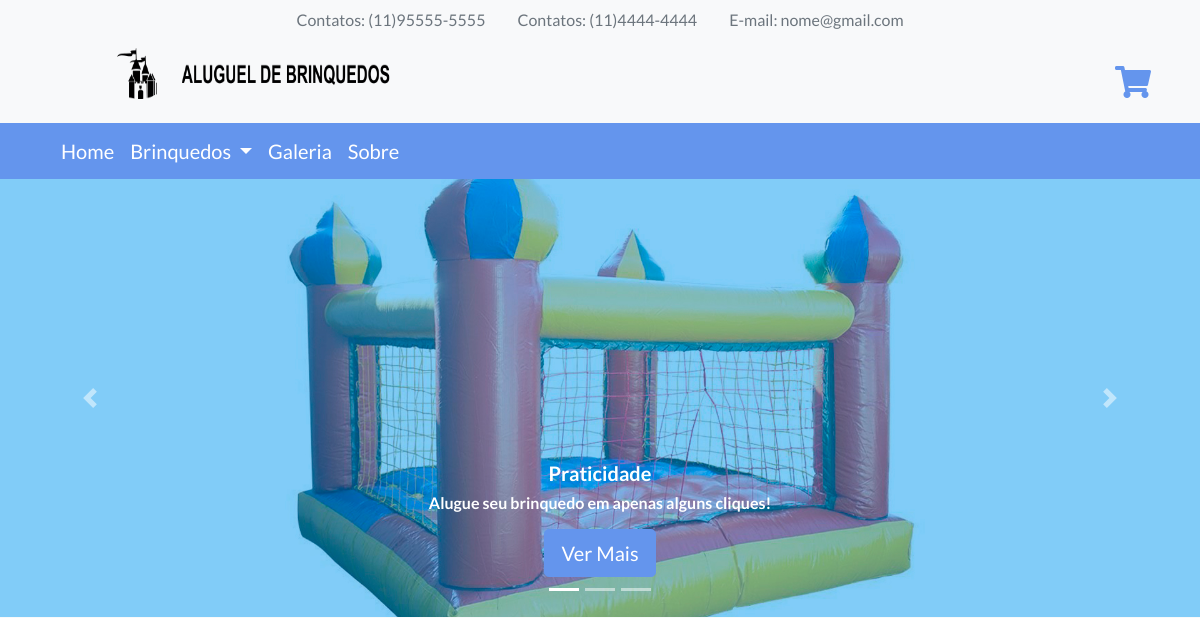
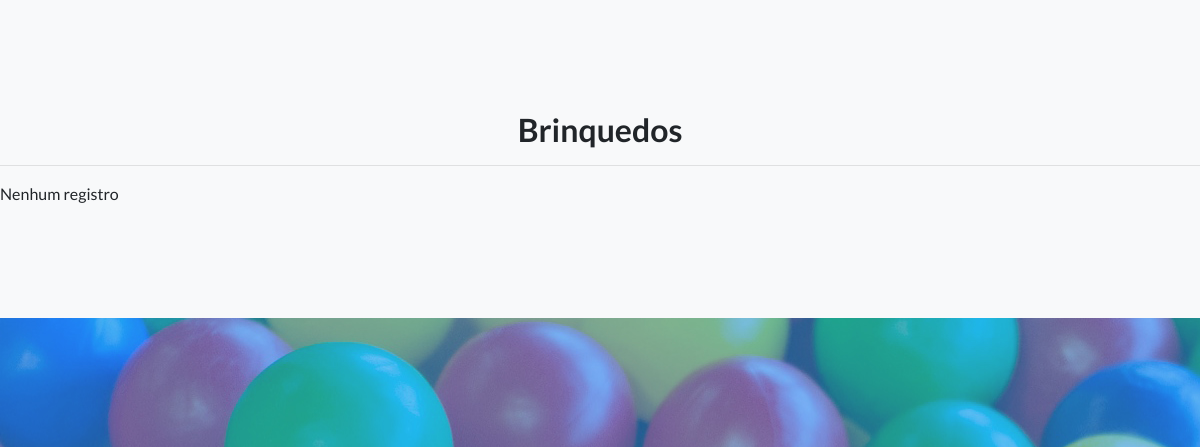
Before: /view/index.php (upper part) with the older database file (2 pictures, top to bottom).
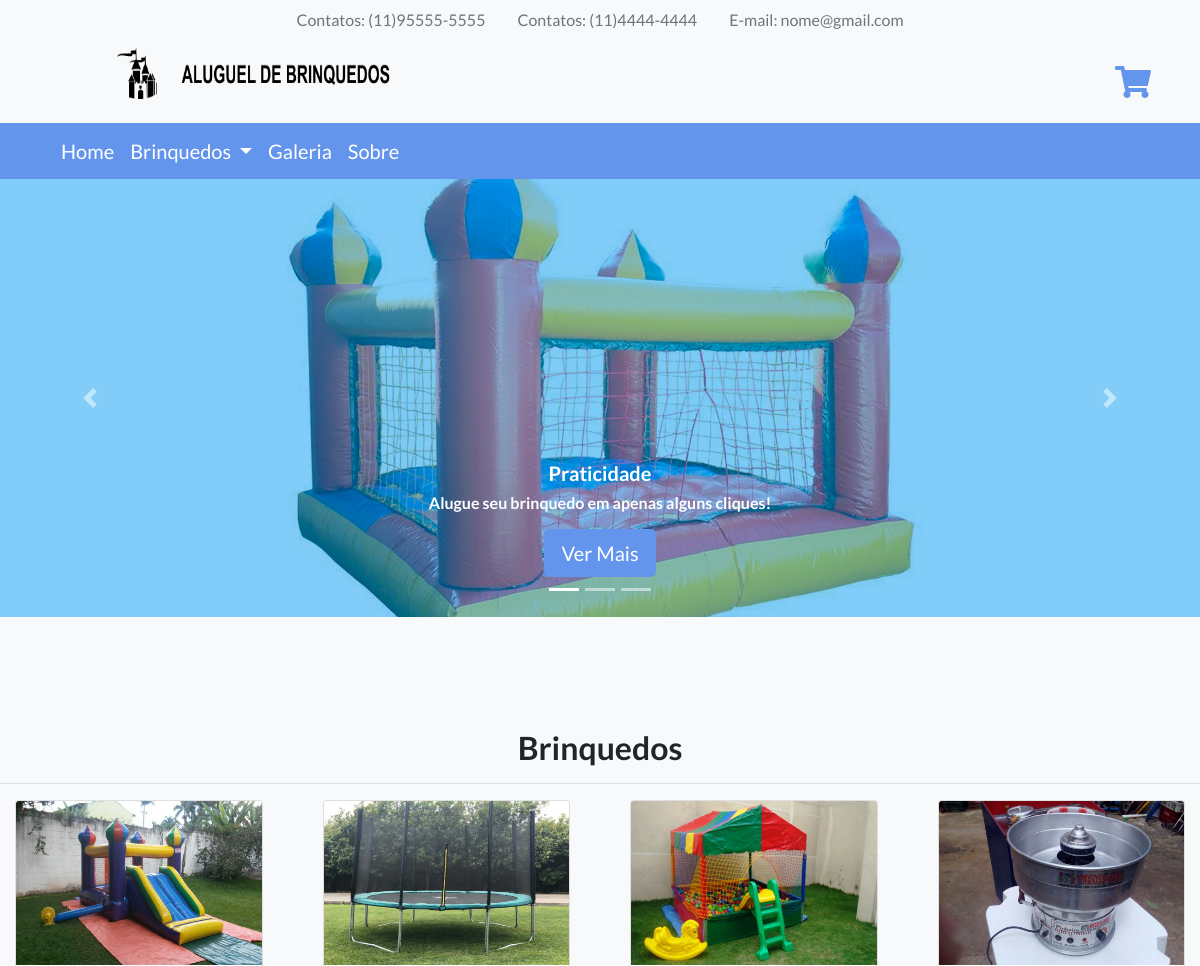
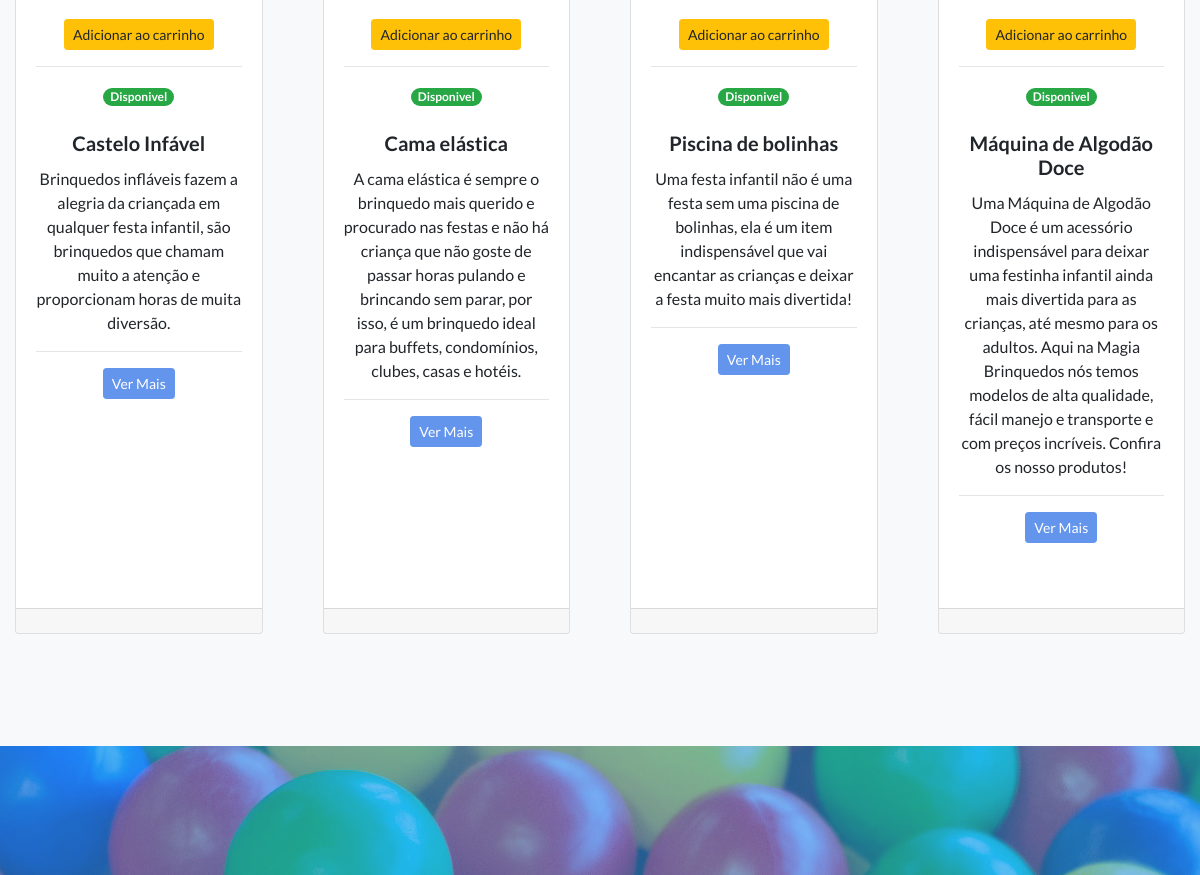
After: the same page with the newer database file (2 pictures, top to bottom).
### tables this page shows
CREATE TABLE Equipamento(
	CodEquipamento SMALLINT NOT NULL AUTO_INCREMENT PRIMARY KEY,
    Nome VARCHAR(100),
    Descricao VARCHAR(1000),
    Peso DECIMAL(7,2), 
    Altura DECIMAL(7,2), 
    Comprimento DECIMAL(7,2), 
    Largura DECIMAL(7,2), 
    Preco DECIMAL(8,2),
    Status ENUM('Alugado','Disponivel'),
    Imagem VARCHAR(100)
);

### model/conexao.php (called while the page is built)
<?php
class Conexao{
     private $host = 'localhost';
     private $usuario = 'root';
     private $senha = '';
     private $bd = 'BrinquedosFesta';
    function Conectar(){
        try {
        $con = new PDO (
            "mysql:host=$this->host;dbname=$this->bd;charset=utf8",
            "$this->usuario",
            "$this->senha");
            $con->setAttribute(PDO::ATTR_ERRMODE,PDO::ERRMODE_EXCEPTION);
            return $con;
        }catch(PDOException $e){
            echo $e->getMessage();
        }
    }
}
?>

### controller/equipamento.controller.php (called while the page is built, shortened)
<?php
include_once('../model/equipamento.php');
$equi = new Equipamento();
        ?>

### model/equipamento.php (called while the page is built, shortened)
<?php
class Equipamento
{
    private $con;
    function __construct()
    {
        include_once("conexao.php");
        $classe_con = new Conexao();
        $this->con = $classe_con->Conectar();
    }
    function ConsultarEquipamento(){
        try{
            $comandoSQL = " SELECT * FROM Equipamento";
            $exec = $this->con->prepare($comandoSQL);
                $exec->execute();
            if ($exec->rowCount() > 0) {
                return $exec->fetchAll(PDO::FETCH_OBJ);
            } else {
                return false;
            }
        } catch (PDOException $e) {
            echo $e->getMessage();
        }
    }
}
?>

### view/index.php (the view, shortened to what this page needs)
<?php
include_once("../controller/equipamento.controller.php");
$Aleatorio = rand(1,4);
?>
<!DOCTYPE html>
<html lang="en">
<head>
  <link href="vendor/bootstrap/css/bootstrap.min.css" rel="stylesheet">
  <link href="vendor/fontawesome-free/css/all.min.css" rel="stylesheet">
  <link href="vendor/simple-line-icons/css/simple-line-icons.css" rel="stylesheet" type="text/css">
  <link href="css/landing-page.min.css" rel="stylesheet">
  <link href="css/css.css" rel="stylesheet">
</head>
<body>
  <?php include_once("menu/menu-superior.php");?>
  <div id="carouselExampleIndicators" class="carousel slide" data-ride="carousel">
    <ol class="carousel-indicators">
      <li data-target="#carouselExampleIndicators" data-slide-to="0" class="active"></li>
      <li data-target="#carouselExampleIndicators" data-slide-to="1"></li>
      <li data-target="#carouselExampleIndicators" data-slide-to="2"></li>
    </ol>
  <div class="carousel-inner">
    <div class="carousel-item active">
      <img class="d-block w-100" src="img/Menu/castelo.jpg" alt="Primeiro Slide">
        <div class="carousel-caption d-none d-md-block">
          <h5>Praticidade</h5>
            <h6><p>Alugue seu brinquedo em apenas alguns cliques!</p></h6>
            <a href="Pag_Equipamento.php?CodEquipamento=<?php echo $Aleatorio;?>" class="btn btn-primary btn-lg" tabindex="-1" role="button">
              Ver Mais
            </a>
        </div>
    </div>
    </div>
    <a class="carousel-control-prev" href="#carouselExampleIndicators" role="button" data-slide="prev">
      <span class="carousel-control-prev-icon" aria-hidden="true"></span>
    </a>
    <a class="carousel-control-next" href="#carouselExampleIndicators" role="button" data-slide="next">
      <span class="carousel-control-next-icon" aria-hidden="true"></span>
    </a>
  </div>
<section class="features-icons bg-light text-center" >
  <h2>Brinquedos</h2>
  <hr>
  <div class="container-fluid">
    <div class="row">
      <div class="card-deck">
        <?php
        if ($certo = $equi->ConsultarEquipamento()) {
          foreach($certo as $value){
          ?>
          <div class="col-md-3" id="card-carrinho">
            <div class="card" style="height: 50rem;">
              <a href="Pag_Equipamento.php?CodEquipamento=<?php echo $value->CodEquipamento;?>" >
                <img class="card-img-top" src="img/Produtos/<?php echo $value->Imagem;?>" alt="Imagem Equipamento">
              </a>
              <div class="card-body">
                <div class="card-title">
                  <?php if ($value->Status == 'Disponivel') {?>
                    <button type='button' carrinho='btn_add_carrinho' value='<?php echo $value->CodEquipamento;?>' class='btn btn-warning btn-sm'>
                        Adicionar ao carrinho
                    </button>
                    <hr>
                    <a href="Pag_Equipamento.php?CodEquipamento=<?php echo $value->CodEquipamento;?>" >
                      <span class='badge badge-pill badge-success'>Disponivel</span>
                    </a>
                    <br>
                  <?php }?>
                    <br>
                  <h5><?php echo $value->Nome;?></h5>
                </div>
                <p class="card-text"><?php echo $value->Descricao;?></p>
                <hr>
                <a href="Pag_Equipamento.php?CodEquipamento=<?php echo $value->CodEquipamento;?>" class="btn btn-primary btn-sm" tabindex="-1" role="button">
                  Ver Mais
                </a>
              </div>
              <div class="card-footer"></div>
            </div>
          </div>
          <?php }
                }else {
                  echo '<div class="container">Nenhum registro</div>';
                } ?>
      </div>
    </div>
  </div>
</section>
  <section class="features-icons bg-light text-center" style="background:url('img/Menu/bolinha.jpg')"">
    <div class="container">
      <div class="row">
        <div class="col-lg-4">
          <div class="features-icons-item mx-auto mb-5 mb-lg-0 mb-lg-3">
            <div class="features-icons-icon d-flex">
            </div>
          </div>
        </div>
        <div class="col-lg-4">
          <div class="features-icons-item mx-auto mb-5 mb-lg-0 mb-lg-3">
            <div class="features-icons-icon d-flex">
            </div>
          </div>
        </div>
        <div class="col-lg-4">
          <div class="features-icons-item mx-auto mb-0 mb-lg-3">
            <div class="features-icons-icon d-flex">
            </div>
          </div>
        </div>
      </div>
    </div>
  </section>
</body>
</html>

### view/menu/menu-superior.php (shortened to what this page needs)
<link href="css/emoji-css.css" rel="stylesheet">
<nav class="nav justify-content-center bg-light">
  <ul class="nav justify-content-center">
      <li class="nav-item">
        <a class="nav-link disabled" href="#">Contatos: (11)95555-5555</a>
      </li>
      <li class="nav-item">
        <a class="nav-link disabled" href="#">Contatos: (11)4444-4444</a>
      </li>
      <li class="nav-item">
        <a class="nav-link disabled" href="#">E-mail: nome@gmail.com</a>
      </li>
  </ul>
</nav>
<nav class="navbar navbar-light bg-light static-top"> &nbsp;
  <p>&nbsp;
  <a href="index.php">
    <img src="img/Logo/logo1.png" alt="logo img"  width="300" height="51">
  </p>
  <div class="col-lg-6 h-100 text-center text-lg-right my-auto">
    <ul class="list-inline mb-0">
      <li class="nav-item">
        <a class="navbar-brand fas fa-shopping-cart fa-2x fa-fw perfil"  data-toggle="modal" data-target="#modalCarrinho"></a>
      </li>
    </ul>
  </div>
</nav>
<div class="fundo">
  <div class="container">
    <nav class="navbar navbar-expand-lg navbar-dark">
      <a class="navbar-brand" href="index.php">Home</a>
        <div class="collapse navbar-collapse" id="conteudoNavbarSuportado">
        <ul class="navbar-nav mr-auto">
          <li class="nav-item dropdown">
          <a class="navbar-brand  dropdown-toggle" href="#" id="navbarDropdown" role="button" data-toggle="dropdown" aria-haspopup="true" aria-expanded="false">
          Brinquedos
          </a>
          </li>
          <li class="nav-item active">
            <a class="navbar-brand" href="galeria.php">Galeria</a>
          </li>
          <li class="nav-item">
            <a class="navbar-brand" href="sobre.php">Sobre</a>
          </li>
        </div>
    </nav>
  </div>
</div>

### view/css/css.css (style rules this page uses)
.perfil { color:#6495ed !important; }
.fundo { background-color: cornflowerblue; }

Changed rows visible on the page:
added equipamento: Imagem (picture), $value->CodEquipamento 1 (drawn), Nome "Castelo Infável", Descricao "Brinquedos infláveis fazem a alegria da criançada em qualquer festa infantil, são brinquedos que chamam muito a atenção e proporcionam horas de muita diversão."
added equipamento: Imagem (picture), $value->CodEquipamento 2 (drawn), Nome "Cama elástica", Descricao "A cama elástica é sempre o brinquedo mais querido e procurado nas festas e não há criança que não goste de passar horas pulando e brincando sem parar, por isso, é um brinquedo ideal para buffets, condomínios, clubes, casas e hotéis."
added equipamento: Imagem (picture), $value->CodEquipamento 3 (drawn), Nome "Piscina de bolinhas", Descricao "Uma festa infantil não é uma festa sem uma piscina de bolinhas, ela é um item indispensável que vai encantar as crianças e deixar a festa muito mais divertida!"
added equipamento: Imagem (picture), $value->CodEquipamento 4 (drawn), Nome "Máquina de Algodão Doce", Descricao "Uma Máquina de Algodão Doce é um acessório indispensável para deixar uma festinha infantil ainda mais divertida para as crianças, até mesmo para os adultos. Aqui na Magia Brinquedos nós temos modelos de alta qualidade, fácil manejo e transporte e com preços incríveis. Confira os nosso produtos!"
Other visible differences:
text no longer shown: "Nenhum registro"
